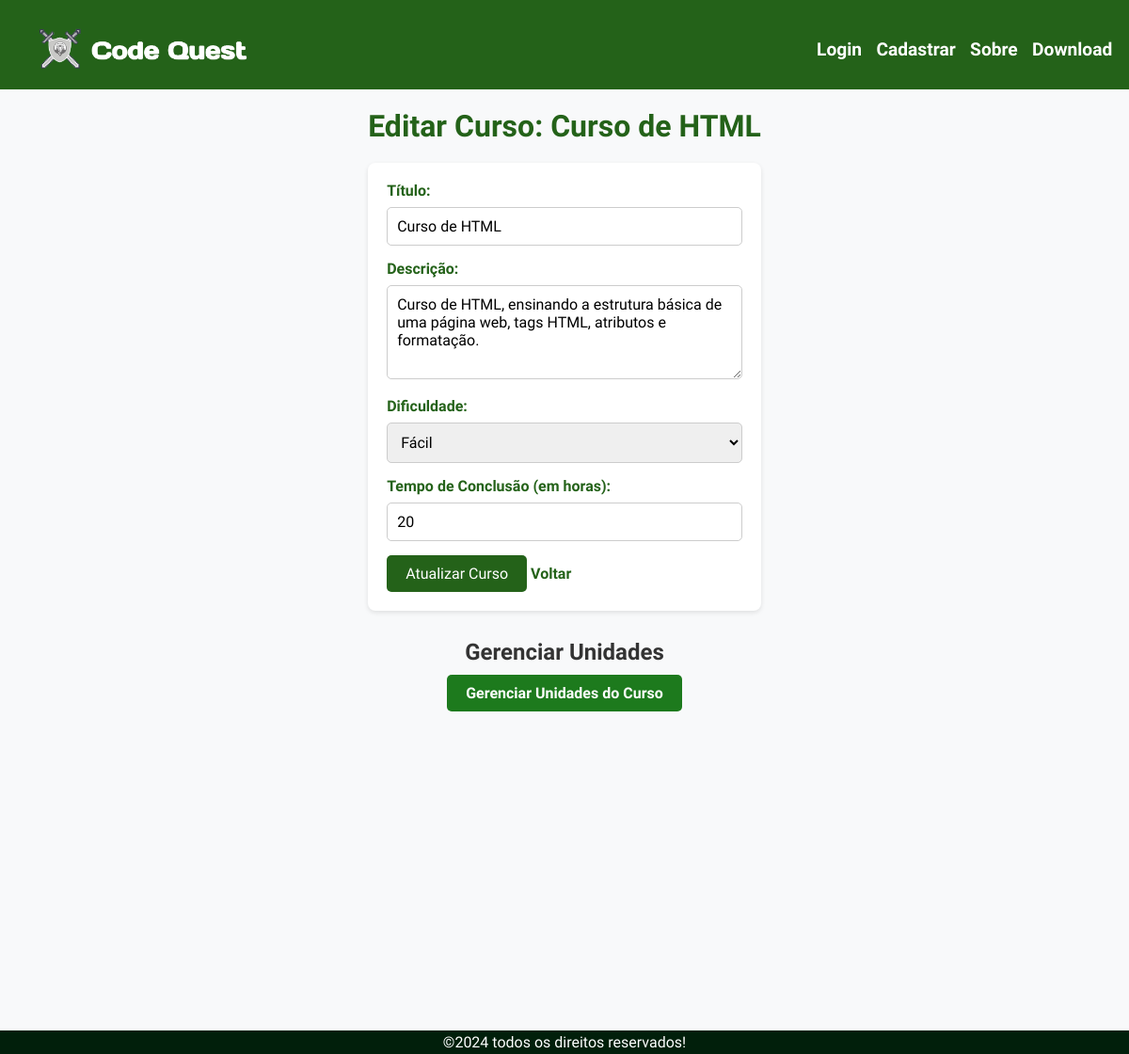
/editar_curso.php?id=3, run on the app's committed database.
### tables this page shows
CREATE TABLE Curso (
    descricao VARCHAR(300),
    tempo_conclusao INT,
    titulo VARCHAR(30),
    dificuldade VARCHAR(10),
    id INT PRIMARY KEY AUTO_INCREMENT
);

### editar_curso.php (the view, shortened to what this page needs)
<?php include 'cabecalho_footer.php'; ?>
<?php
include 'db.php';
if (isset($_GET['id'])) {
    $id = (int)$_GET['id'];
    $sql = "SELECT * FROM Curso WHERE id = $id";
    $result = $conn->query($sql);
    if ($result->num_rows > 0) {
        $curso = $result->fetch_assoc();
    } else {
        echo "Curso não encontrado.";
        exit;
    }
} else {
    echo "ID do curso não fornecido.";
    exit;
}
?>
<!DOCTYPE html>
<html lang="pt-br">
<head>
</head>
<body>
    <div class="form-container">
        <h1>Editar Curso: <?php echo $curso['titulo']; ?></h1>
        <form action="" method="POST">
            <label for="titulo">Título:</label>
            <input type="text" name="titulo" id="titulo" value="<?php echo $curso['titulo']; ?>" required>
            <br>
            <label for="descricao">Descrição:</label>
            <textarea name="descricao" id="descricao" required><?php echo $curso['descricao']; ?></textarea>
            <br>
            <label for="dificuldade">Dificuldade:</label>
            <select name="dificuldade" id="dificuldade">
                <option value="Fácil" <?php echo ($curso['dificuldade'] == 'Fácil') ? 'selected' : ''; ?>>Fácil</option>
            </select>
            <br>
            <label for="tempo_conclusao">Tempo de Conclusão (em horas):</label>
            <input type="number" name="tempo_conclusao" id="tempo_conclusao" value="<?php echo $curso['tempo_conclusao']; ?>" required>
            <br>
            <button type="submit">Atualizar Curso</button>
            <a href="cursos_admin.php">Voltar</a>
        </form>
        <div class="button-container">
            <h2>Gerenciar Unidades</h2>
            <a href="gerenciar_unidades.php?curso_id=<?php echo $curso['id']; ?>">Gerenciar Unidades do Curso</a>
        </div>
    </div>
</body>
</html>

### css/editar_curso.css (style rules this page uses)
body { background-color: #f8f9fa; color: #333; margin: 0; padding: 0; }
h1 { text-align: center; color: #246219; margin: 20px 0; font-size: 2rem; }
form { max-width: 600px; margin: 0 auto; background-color: #fff; padding: 20px; border-radius: 8px; box-shadow: 0 2px 5px rgba(0, 0, 0, 0.1); }
label { font-weight: bold; margin-bottom: 8px; display: block; color: #246219; }
input[type="text"], textarea, select, input[type="number"] { width: 100%; padding: 10px; margin-bottom: 15px; border: 1px solid #ccc; border-radius: 5px; font-size: 1rem; outline: none; }
textarea { resize: vertical; min-height: 100px; }
button { background-color: #246219; color: #fff; border: none; padding: 10px 20px; font-size: 1rem; border-radius: 5px; cursor: pointer; transition: background 0.3s ease; }
a { display: inline-block; margin-top: 10px; text-decoration: none; color: #246219; font-weight: bold; transition: color 0.3s ease; }

### css/comum.css (style rules this page uses)
* { margin: 0; padding: 0; box-sizing: border-box; font-family: "Days One", sans-serif; }
a { text-decoration: none; }
body { height: 100vh; display: flex; flex-direction: column; margin-bottom: 40vh; }

### editar_curso.php (style rules this page uses)
.form-container { max-width: 500px; margin: 0 auto; }
.button-container { text-align: center; margin-top: 30px; }
.button-container a { display: inline-block; padding: 10px 20px; background-color: #1d7a1d; color: white; text-decoration: none; border-radius: 5px; font-weight: bold; }

### data on the page
curso: titulo "Curso de HTML", descricao "Curso de HTML, ensinando a estrutura básica de uma página web, tags HTML, atributos e formatação.", dificuldade "Fácil", tempo_conclusao "20"
